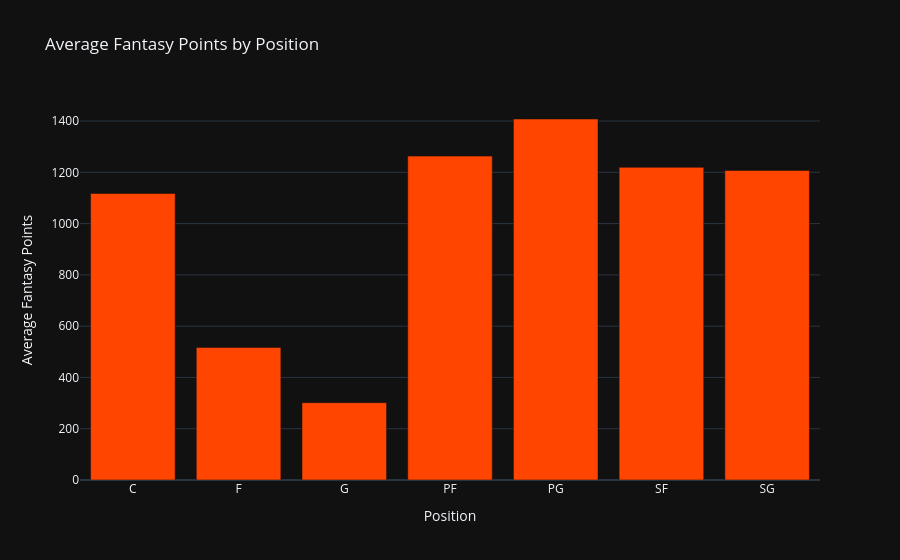

Notebook code for this chart:
### Code cell
avg_fantasy_points = df.groupby('Position')['NBA_Fantasy_Points'].mean().reset_index()

fig_fantasy_points = go.Figure()

fig_fantasy_points.add_trace(go.Bar(x=avg_fantasy_points['Position'],
                                    y=avg_fantasy_points['NBA_Fantasy_Points'],
                                    marker_color='orangered'))

fig_fantasy_points.update_layout(title='Average Fantasy Points by Position',
                                 xaxis_title='Position',
                                 yaxis_title='Average Fantasy Points',
                                 template='plotly_dark')

fig_fantasy_points.show()

### Figure 1 — Plotly figure (JSON) as saved in the notebook; plotly's stock layout.template omitted (floating-point values rounded to 4 significant figures)
{"data": [{"marker": {"color": "orangered"}, "x": ["C", "F", "G", "PF", "PG", "SF", "SG"], "y": [1118.0, 517.0, 301.5, 1263.0, 1408.0, 1219.0, 1207.0], "type": "bar"}], "layout": {"title": {"text": "Average Fantasy Points by Position"}, "xaxis": {"title": {"text": "Position"}}, "yaxis": {"title": {"text": "Average Fantasy Points"}}}}
